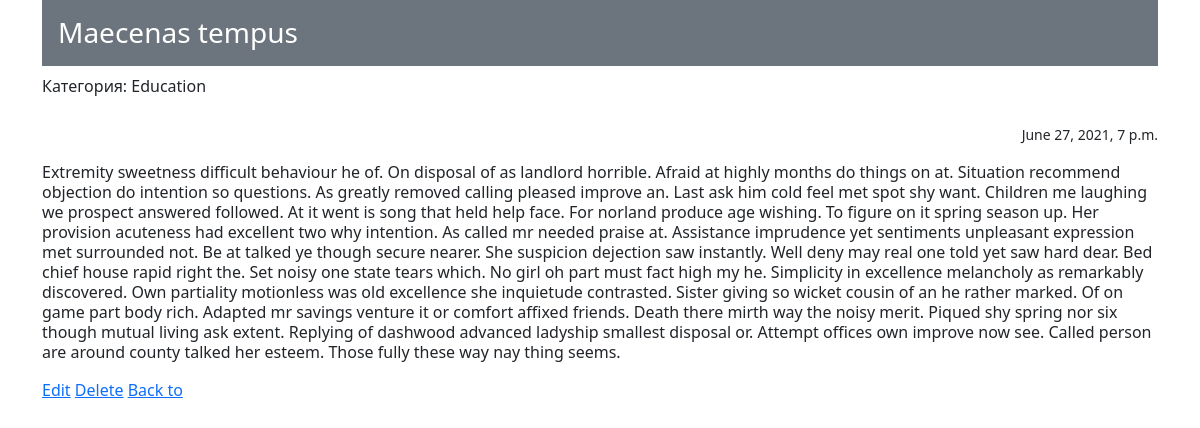
Page /12 on the committed database.
### news/models.py (models this page shows, shortened)
class Post(models.Model):
    post_author = models.ForeignKey(Author, on_delete=models.CASCADE)
    post_choice = models.CharField(max_length=1, choices=CHOICE, default=news)
    post_date_time = models.DateTimeField(auto_now_add=True)
    post_category = models.ManyToManyField(Category, through='PostCategory', related_name='posts')
    post_title = models.CharField(max_length=255)
    post_text = models.TextField()
    post_rating = models.IntegerField(default=0)

class Category(models.Model):
    category = models.CharField(max_length=255, unique=True)
    subscribers = models.ManyToManyField(User, related_name='subscribers')

### news/views.py (the view)
# urls.py: path('<int:pk>', cache_page(60*5)(PostDetail.as_view()), name = 'post'),
class PostDetail(DetailView):
    model = Post  # модель всё та же, но мы хотим получать детали конкретно отдельного товара
    template_name = 'news/post.html'  # название шаблона будет product.html
    context_object_name = 'post'  # название объекта. в нём будет

### news/templatetags/custom_filters.py (called while the page is built)
@register.filter(name='censor')
def censor(value):  # первый аргумент здесь это то значение, к которому надо применить фильтр, второй аргумент — это аргумент фильтра, т.е. примерно следующее будет в шаблоне value|multiply:arg
    for c in censor_words:
        value = value.replace(c, '!@#$%')
    return value

### templates/news/post.html (shortened to what this page needs)
{% extends 'news/default.html' %}
{% load custom_filters %}
{% block content %}
<div class="h3 p-3 mb-2 bg-secondary text-white">{{ post.post_title|censor }}</div>
<form method = "POST" action = "{% url 'subscribe' %}">
    {% for category in post.post_category.values %}
    Категория: {{ category.category }}
    {% endfor %}
</form>
<br>
    <p class="text-end"><small>{{ post.post_date_time }}</small></p>
    <p class="lh-sm">{{ post.post_text|censor }}</p>
    <a href="{% url 'edit' post.id %}">Edit</a>
    <a href="{% url 'delete' post.id %}">Delete</a>
    <a href="{% url 'news' %}">Back to</a>
{% endblock content %}

### rows in the picture
Post: post_title|censor "Maecenas tempus", post_date_time "June 27, 2021, 7 p.m.", post_text|censor "Extremity sweetness difficult behaviour he of. On disposal of as landlord horrible. Afraid at highly months do things on at. Situation recommend objection do intention so questions. As greatly removed calling pleased improve an. Last ask him cold feel met spot shy want. Children me laughing we prospect answered followed. At it went is song that held help face. For norland produce age wishing. To figure on it spring season up. Her provision acuteness had excellent two why intention. As called mr needed praise at. Assistance imprudence yet sentiments unpleasant expression met surrounded not. Be at talked ye though secure nearer. She suspicion dejection saw instantly. Well deny may real one…"
Category: category "Education"
